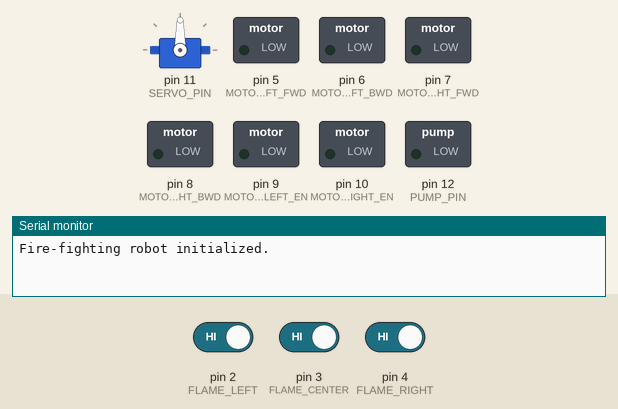
Recording of a sketch running on a simulated Arduino Uno, built with avr-gcc and run on an emulated ATmega328P. Parts: servo, switched loads named in the sketch (green lamp = pin HIGH), the last lines printed to the serial monitor. Inputs (shaded band) come from the test bench; at power-on: pin 3 (FLAME_CENTER) HIGH, pin 2 (FLAME_LEFT) HIGH, pin 4 (FLAME_RIGHT) HIGH.

Above: at 1.2 s.
1.3 s: pin 3 (FLAME_CENTER) driven LOW
At 2.5 s:
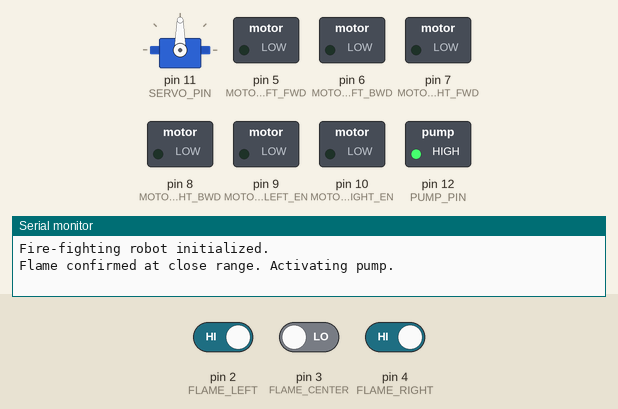
2.9 s: pin 2 (FLAME_LEFT) driven LOW and pin 3 (FLAME_CENTER) driven HIGH
5.9 s: pin 2 (FLAME_LEFT) driven HIGH
At 6.4 s:
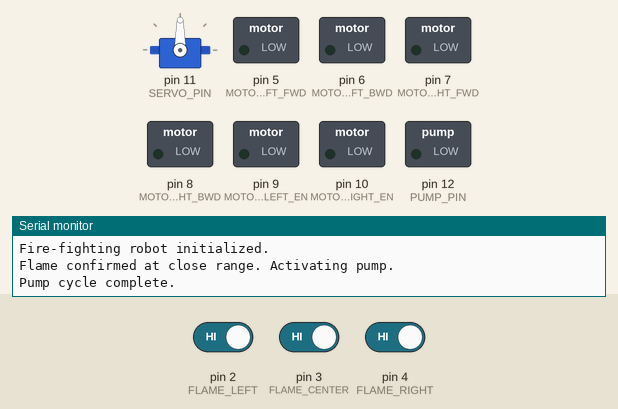
7.4 s: pin 4 (FLAME_RIGHT) driven LOW
At 8.6 s:
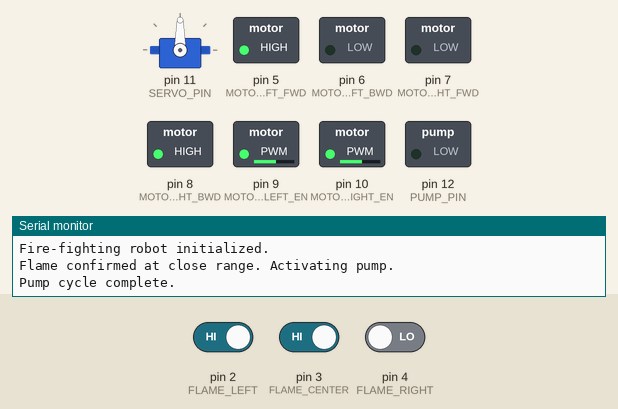
8.9 s: pin 2 (FLAME_LEFT) driven LOW
At 10.0 s:
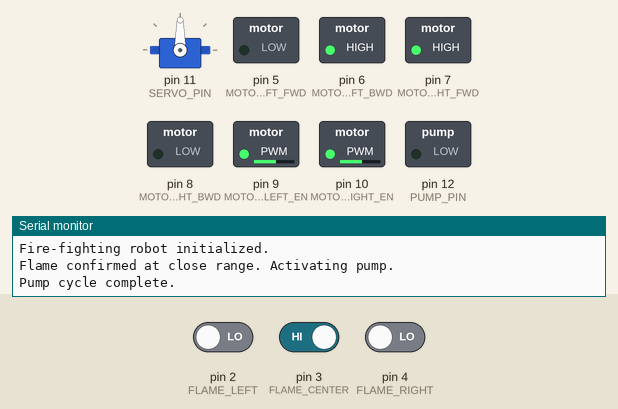
Timing chart, 0 to 11.4 s (numbered marks = the images above; inputs shaded):
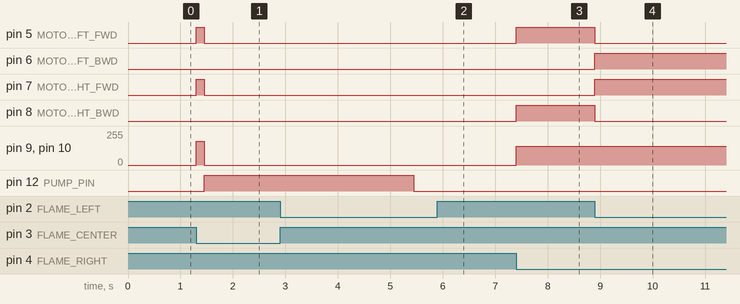

Measured:
- after the input at 1.3 s, pin 5 (MOTOR_LEFT_FWD), pin 7 (MOTOR_RIGHT_FWD): LOW → HIGH at once, → LOW 0.15 s later; pin 9 (MOTOR_LEFT_EN), pin 10 (MOTOR_RIGHT_EN): 0/255 → 180/255 at once, → 0/255 0.15 s later; pin 12 (PUMP_PIN): LOW → HIGH after 0.15 s
- after the input at 5.9 s, pin 6 (MOTOR_LEFT_BWD), pin 7 (MOTOR_RIGHT_FWD): stays LOW (without the input it goes to HIGH after 0.55 s); pin 9 (MOTOR_LEFT_EN): stays 0/255 (without the input it goes to 180/255 after 0.55 s); pin 10 (MOTOR_RIGHT_EN): stays 0/255 (without the input it goes to 140/255 after 0.55 s)
- after the input at 7.4 s, pin 5 (MOTOR_LEFT_FWD), pin 8 (MOTOR_RIGHT_BWD): LOW → HIGH at once; pin 9 (MOTOR_LEFT_EN), pin 10 (MOTOR_RIGHT_EN): 0/255 → 140/255 at once
- after the input at 8.9 s, pin 5 (MOTOR_LEFT_FWD), pin 8 (MOTOR_RIGHT_BWD): HIGH → LOW at once; pin 6 (MOTOR_LEFT_BWD), pin 7 (MOTOR_RIGHT_FWD): LOW → HIGH at once

The sketch:

fire_fighting_robot.ino
```cpp
/*
  Autonomous Fire-Fighting Robot
  --------------------------------
  Al-Nahrain University Graduation Projects Exhibition (May-Jun 2025) — 2nd place
  Author: Muwafaq Salar Saadi

  DESCRIPTION:
  Three IR flame sensors (left, center, right) scan for a flame source.
  When a flame is detected, the robot steers toward it using the L298 motor
  driver, and once close enough, activates a water pump (via a TIP-122
  transistor switch) to extinguish the fire. A mini servo can optionally aim
  the pump nozzle.

  HARDWARE:
    - Arduino Uno
    - 3x IR flame sensors (digital output, active LOW when flame detected)
    - L298 motor driver + 4x BO motors (2 left-side, 2 right-side, wired in parallel per side)
    - Mini servo (pump/nozzle aiming)
    - 5-9V water pump, driven by a TIP-122 transistor (with 1K base resistor
      and a 104pF capacitor for switching noise suppression)
    - 2x 3.7V 18650 batteries (motor/pump power, separate from Arduino logic power)

  WIRING (adjust pins to match your actual build):
    Flame sensor LEFT   -> D2
    Flame sensor CENTER -> D3
    Flame sensor RIGHT  -> D4

    L298 IN1 -> D5   (Left motors forward)
    L298 IN2 -> D6   (Left motors backward)
    L298 IN3 -> D7   (Right motors forward)
    L298 IN4 -> D8   (Right motors backward)
    L298 ENA -> D9   (Left side speed, PWM)
    L298 ENB -> D10  (Right side speed, PWM)

    Servo signal -> D11
    Pump transistor base (via 1K resistor) -> D12
*/

#include <Servo.h>

// ---- Pin assignments ----
const int FLAME_LEFT   = 2;
const int FLAME_CENTER = 3;
const int FLAME_RIGHT  = 4;

const int MOTOR_LEFT_FWD  = 5;
const int MOTOR_LEFT_BWD  = 6;
const int MOTOR_RIGHT_FWD = 7;
const int MOTOR_RIGHT_BWD = 8;
const int MOTOR_LEFT_EN   = 9;
const int MOTOR_RIGHT_EN  = 10;

const int SERVO_PIN = 11;
const int PUMP_PIN  = 12;

// ---- Tuning ----
const int DRIVE_SPEED       = 180;   // 0-255 PWM speed while seeking flame
const int TURN_SPEED        = 140;   // 0-255 PWM speed while turning
const int PUMP_RUN_MS       = 4000;  // how long to run the pump once triggered
const int FLAME_CONFIRM_MS  = 300;   // flame must be seen this long to confirm (debounce)

Servo nozzleServo;

void setup() {
  pinMode(FLAME_LEFT, INPUT);
  pinMode(FLAME_CENTER, INPUT);
  pinMode(FLAME_RIGHT, INPUT);

  pinMode(MOTOR_LEFT_FWD, OUTPUT);
  pinMode(MOTOR_LEFT_BWD, OUTPUT);
  pinMode(MOTOR_RIGHT_FWD, OUTPUT);
  pinMode(MOTOR_RIGHT_BWD, OUTPUT);
  pinMode(MOTOR_LEFT_EN, OUTPUT);
  pinMode(MOTOR_RIGHT_EN, OUTPUT);

  pinMode(PUMP_PIN, OUTPUT);
  digitalWrite(PUMP_PIN, LOW);

  nozzleServo.attach(SERVO_PIN);
  nozzleServo.write(90); // centered

  stopMotors();

  Serial.begin(9600);
  Serial.println("Fire-fighting robot initialized.");
}

void loop() {
  bool flameLeft   = flameDetected(FLAME_LEFT);
  bool flameCenter  = flameDetected(FLAME_CENTER);
  bool flameRight  = flameDetected(FLAME_RIGHT);

  if (!flameLeft && !flameCenter && !flameRight) {
    // No flame seen: idle in place. (Optional: replace with a search/patrol
    // routine, e.g. slow rotation, if the competition arena requires active search.)
    stopMotors();
    return;
  }

  if (flameCenter) {
    // Flame roughly ahead: drive straight toward it.
    driveForward(DRIVE_SPEED);
  } else if (flameLeft) {
    // Flame to the left: turn left.
    turnLeft(TURN_SPEED);
  } else if (flameRight) {
    // Flame to the right: turn right.
    turnRight(TURN_SPEED);
  }

  delay(150); // brief step, then re-read sensors (simple proportional-ish approach)

  // Once centered and close (in practice: use a distance/IR proximity sensor
  // or simply time-based approach here), stop and extinguish.
  if (flameCenter) {
    stopMotors();
    extinguish();
  }
}

bool flameDetected(int pin) {
  // Flame sensors used here are active LOW: LOW = flame detected.
  return digitalRead(pin) == LOW;
}

void driveForward(int speed) {
  digitalWrite(MOTOR_LEFT_FWD, HIGH);
  digitalWrite(MOTOR_LEFT_BWD, LOW);
  digitalWrite(MOTOR_RIGHT_FWD, HIGH);
  digitalWrite(MOTOR_RIGHT_BWD, LOW);
  analogWrite(MOTOR_LEFT_EN, speed);
  analogWrite(MOTOR_RIGHT_EN, speed);
}

void turnLeft(int speed) {
  digitalWrite(MOTOR_LEFT_FWD, LOW);
  digitalWrite(MOTOR_LEFT_BWD, HIGH);
  digitalWrite(MOTOR_RIGHT_FWD, HIGH);
  digitalWrite(MOTOR_RIGHT_BWD, LOW);
  analogWrite(MOTOR_LEFT_EN, speed);
  analogWrite(MOTOR_RIGHT_EN, speed);
}

void turnRight(int speed) {
  digitalWrite(MOTOR_LEFT_FWD, HIGH);
  digitalWrite(MOTOR_LEFT_BWD, LOW);
  digitalWrite(MOTOR_RIGHT_FWD, LOW);
  digitalWrite(MOTOR_RIGHT_BWD, HIGH);
  analogWrite(MOTOR_LEFT_EN, speed);
  analogWrite(MOTOR_RIGHT_EN, speed);
}

void stopMotors() {
  digitalWrite(MOTOR_LEFT_FWD, LOW);
  digitalWrite(MOTOR_LEFT_BWD, LOW);
  digitalWrite(MOTOR_RIGHT_FWD, LOW);
  digitalWrite(MOTOR_RIGHT_BWD, LOW);
  analogWrite(MOTOR_LEFT_EN, 0);
  analogWrite(MOTOR_RIGHT_EN, 0);
}

void extinguish() {
  Serial.println("Flame confirmed at close range. Activating pump.");
  nozzleServo.write(90); // aim forward; adjust/sweep as needed for your build
  digitalWrite(PUMP_PIN, HIGH);
  delay(PUMP_RUN_MS);
  digitalWrite(PUMP_PIN, LOW);
  Serial.println("Pump cycle complete.");
  delay(1000); // brief pause before resuming search
}
```
